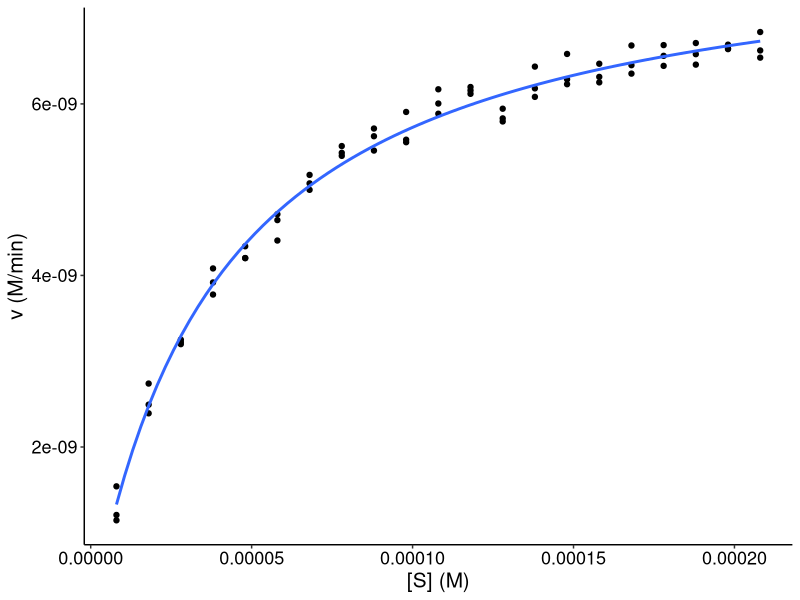

Reproduce this figure in R.

# Nonlinear least squares analysis to enzyme kinetics ------------------------

# Packages 
if (!"ggplot2" %in% .packages()) library(ggplot2)
if (!"dplyr" %in% .packages()) library(dplyr)

# 1 Import data -----------------------------------------------------------
kinetic_data <- read.csv("data/kinetic_data.csv")

# 2 Fitting non linear model -------------------------------------------------

# 2.1 Fit non linear model
model_nls <- nls(
  v ~ (Vmax * S)/(Km + S), 
  data = kinetic_data, 
  start = c(Vmax = 0.01, Km = 0)
)

# 2.2 Model summary
model_sum_nls <- summary(model_nls)

# 2.3 Save model summary
capture.output(file = "data/model_summary_nls.txt", model_sum_nls)

# 3 Kinetic report ---------------------------------------------------------

# 3.1 Enzyme concentration (M)
enz <- 4.5e-8

# 3.2 Model coefficients
coeffs_nls <- unname(coef(model_nls))

# 3.3 Calculate kcat and kcat/km 
kcat <- coeffs_nls[1]/enz
kcat_km <- kcat / coeffs_nls[2]

# 3.4 Make a data frame with the results
kin_report_nls <- data.frame(
  Vmax = signif(coeffs_nls[1], 2), 
  Km = signif(coeffs_nls[2], 2),
  Enz = enz, 
  kcat = signif(kcat, 2), 
  kcat_km = signif(kcat_km, 2)
  )

# 3.5 Save kinetic report
write.csv(kin_report_nls, "data/kinetic_report_nls.csv", row.names = FALSE)

# 4 Plot for transformed data and linear model -------------------------------

# 4.1 Make plot with ggplot2
model_plot_nls <- ggplot(kinetic_data, aes(S, v)) +
  geom_point() +
  geom_smooth(method = "nls", se = FALSE, formula = y ~ a*x/(b+x),
              method.args = list(start = c(a = 0.01, b = 0))) +
  xlab("[S] (M)") +
  ylab("v (M/min)") +
  theme_classic() +
  theme(
    axis.text.x = element_text(color = "black", size = 13),
    axis.text.y = element_text(color = "black", size = 13),
    axis.title = element_text(color = "black", size = 15)
  )

# 4.2 Save plot
ggsave("graphs/kinetic_plot_nls.jpeg", model_plot_nls)
